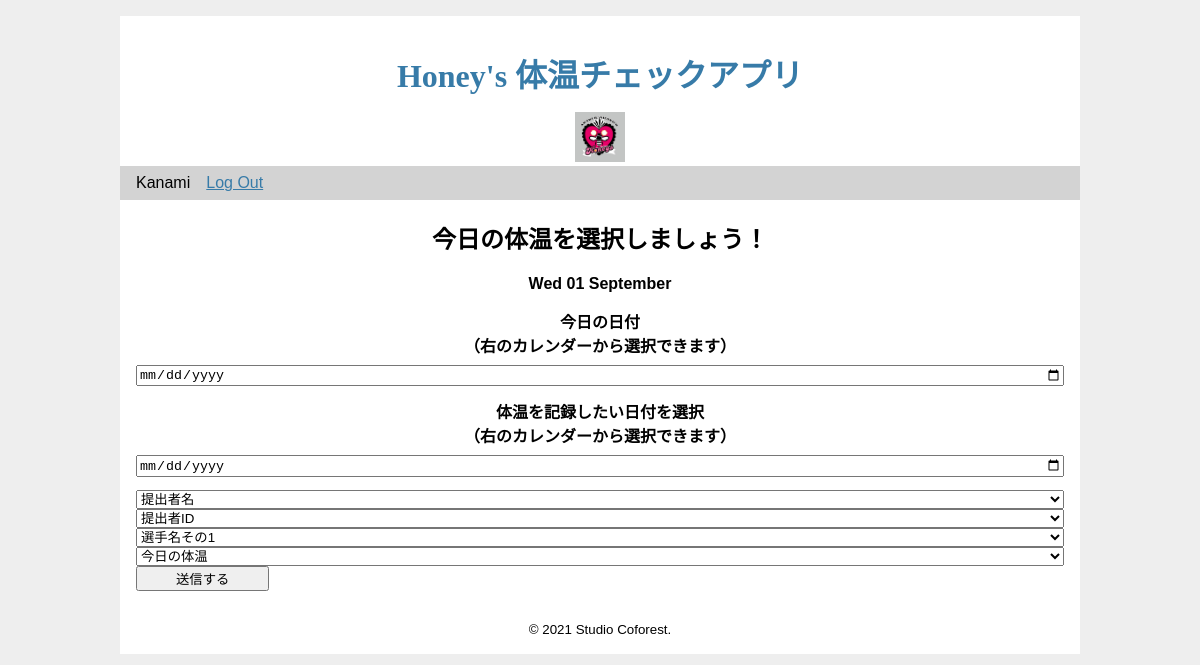
Page / (signed in) on the earlier database version.
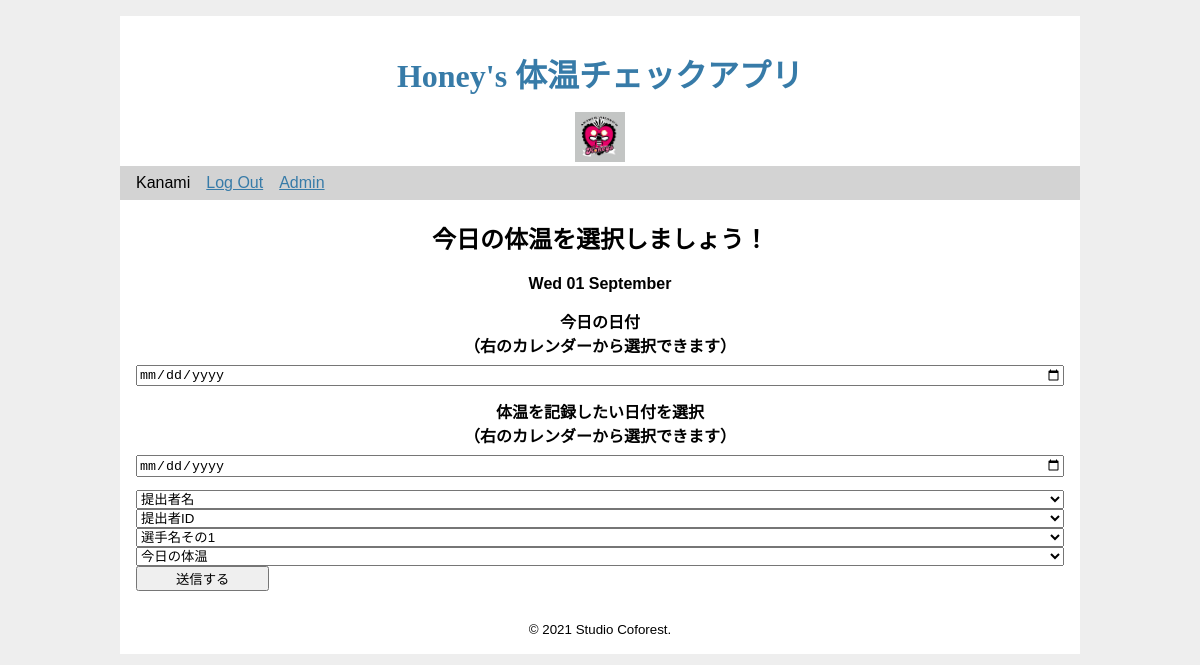
Same page on the later database version.
### app.py (the view, shortened to what this page needs)
@app.route("/", methods=["GET","POST"])
@login_required
def main():
    if request.method == "GET":
        return render_template("index.html",
                                today=today)

### app.py (called while the page is built)
def login_required(view):
    @functools.wraps(view)
    def wrapped_view(**kwargs):
        if g.user is None:
            return redirect(url_for('login'))
        return view(**kwargs)
    return wrapped_view

def connect_db(): # get_db()中で使用する
    con = sqlite3.connect(app.config['DATABASE'])
    con.row_factory = sqlite3.Row
    return con

def get_db():
    if not hasattr(g, 'sqlite_db'):
        g.sqlite_db = connect_db()
    return g.sqlite_db

@app.before_request
def load_logged_in_user():
    user_id = session.get('user_id')
    if user_id is None:
        g.user = None
    else:
        g.user = get_db().execute(
            'SELECT * FROM user WHERE id = ?', (user_id,)
        ).fetchone()

### templates/index.html (shortened to what this page needs)
{% extends "base.html" %}
{% block content %}
<div id="main">
    <section id="input">
        <h2>今日の体温を選択しましょう！</h2>
    </section>
</div>
{% if today%}
    <div><b>{{ today }}</b></div>
{% endif %}
<form action="./" method="post" enctype = "multipart/form-data">
    <label for="input_date">今日の日付<br>（右のカレンダーから選択できます）</label>
    <input type="date" name="input_date" id="input_date" required>
    <label for="check_date">体温を記録したい日付を選択<br>（右のカレンダーから選択できます）</label>
    <input type="date" name="check_date" id="check_date" required>
    <select name="modified_by">
        <option value="">提出者名</option>
    </select>
    <select name="parent_id">
        <option value="">提出者ID</option>
    </select>
    <select name="student_name">
    <option value="">選手名その1</option>
    </select>
    <select name="temperature">
    <option value="">今日の体温</option>
    </select>
<input type="submit" value="送信する">
</form>
{% endblock %}

### templates/base.html (shortened to what this page needs)
<!DOCTYPE html>
<html lang="ja">
<head>
    <link rel="stylesheet" href="/static/style.css">
</head>
<body>
<br>
<header>
    <h1>Honey's 体温チェックアプリ</h1>
    <img src="/img/honeys_logo.jpg" alt="honeys_logo" width="50" height="50" />
    </header>
    <nav>
        <ul>
            {% if g.user %}
              <li><span>{{ g.user['username'] }}</span>
              <li><a href="{{ url_for('logout') }}">Log Out</a>
            {% if g.user['role'] == "admin" %}
                <li><a href="{{ url_for('admin_page') }}">Admin</a>
            {% endif %}
            {% else %}
              <li><a href="{{ url_for('register') }}">Register</a>
              <li><a href="{{ url_for('login') }}">Log In</a>
            {% endif %}
    </nav>
    <section class="content">
    {% block content %}{% endblock %}
<footer>
    <small>&copy; 2021 Studio Coforest.</small>
</footer>
</body>
</html>

Differences in the rows shown:
changed user "Kanami": role "user" → "admin" (drawn)
Other differences:
text now shown: "Admin"
